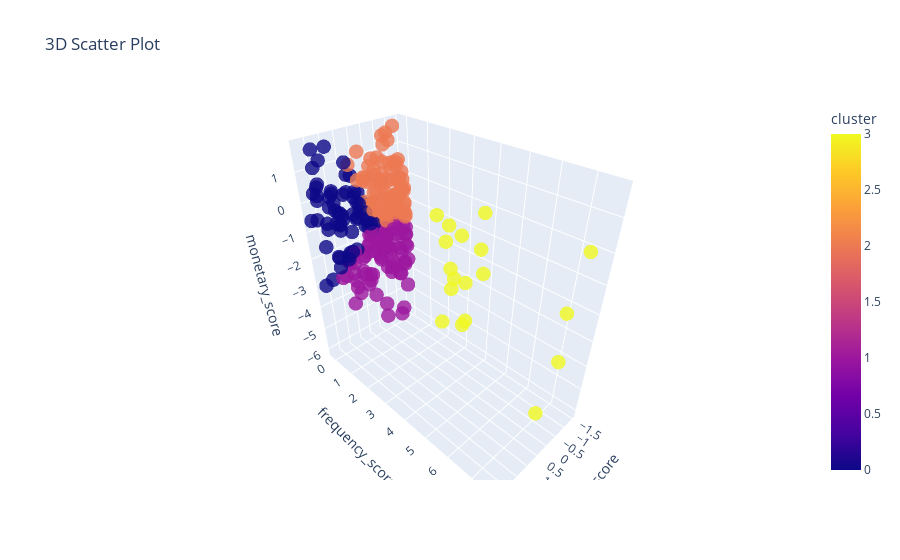

The cell this chart's notebook holds for it:
### Code cell
fig = px.scatter_3d(
    stratified_sample,
    x='recency_score',
    y='frequency_score',
    z='log_monetary_score',
    title='3D Scatter Plot',
    labels={'recency_score': 'Recency Score', 'frequency_score': 'Frequency Score', 'monetary_score': 'Monetary Score'},
    opacity=0.8,
    color="cluster"
)

# Personnalisation
fig.update_traces(marker=dict(size=5))  # Taille des points
fig.update_layout(scene=dict(
    xaxis_title='recency_score',
    yaxis_title='frequency_score',
    zaxis_title='monetary_score'
))

# Afficher l'interactivité
fig.show()

### Figure 1 — Plotly figure (JSON) as saved in the notebook; plotly's stock layout.template omitted (floating-point values rounded to 4 significant figures; data arrays with more than 128 entries replaced by an {"elided": "..."} marker saying what was removed)
{"data": [{"hovertemplate": "Recency Score=%{x}<br>Frequency Score=%{y}<br>log_monetary_score=%{z}<br>cluster=%{marker.color}<extra></extra>", "legendgroup": "", "marker": {"color": {"elided": "247 int values"}, "coloraxis": "coloraxis", "opacity": 0.8, "size": 5, "symbol": "circle"}, "mode": "markers", "name": "", "scene": "scene", "showlegend": false, "type": "scatter3d", "x": {"elided": "247 float values"}, "y": {"elided": "247 float values"}, "z": {"elided": "247 float values"}}], "layout": {"coloraxis": {"colorbar": {"title": {"text": "cluster"}}, "colorscale": [[0, "#0d0887"], [0.1111, "#46039f"], [0.2222, "#7201a8"], [0.3333, "#9c179e"], [0.4444, "#bd3786"], [0.5556, "#d8576b"], [0.6667, "#ed7953"], [0.7778, "#fb9f3a"], [0.8889, "#fdca26"], [1, "#f0f921"]]}, "legend": {"tracegroupgap": 0}, "scene": {"domain": {"x": [0, 1], "y": [0, 1]}, "xaxis": {"title": {"text": "recency_score"}}, "yaxis": {"title": {"text": "frequency_score"}}, "zaxis": {"title": {"text": "monetary_score"}}}, "title": {"text": "3D Scatter Plot"}}}
